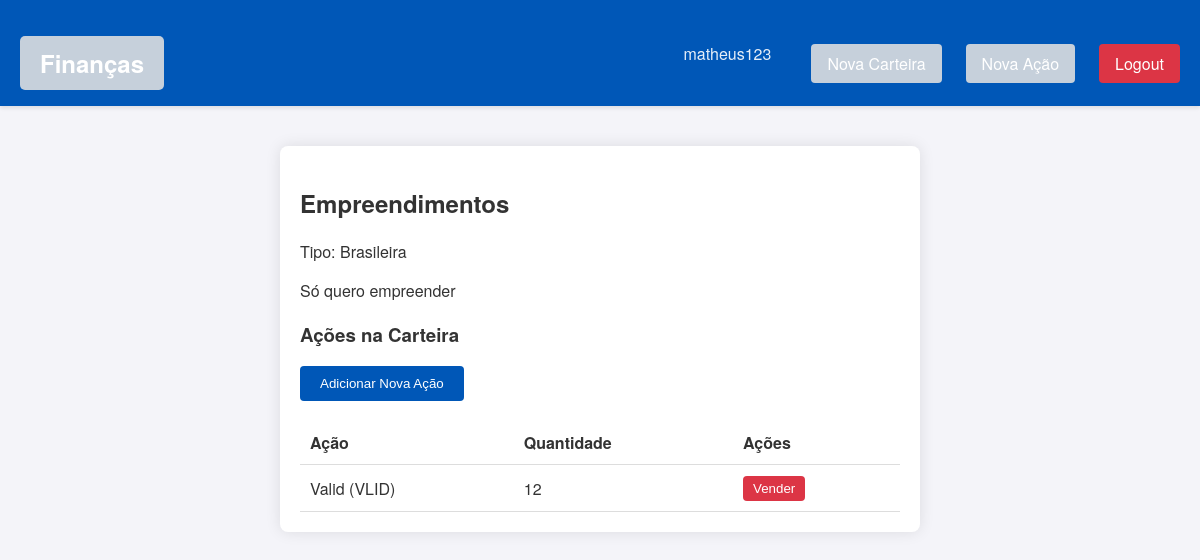
Before: /wallet/wallet_management?wallet_id=5 (signed in) with the older database file.
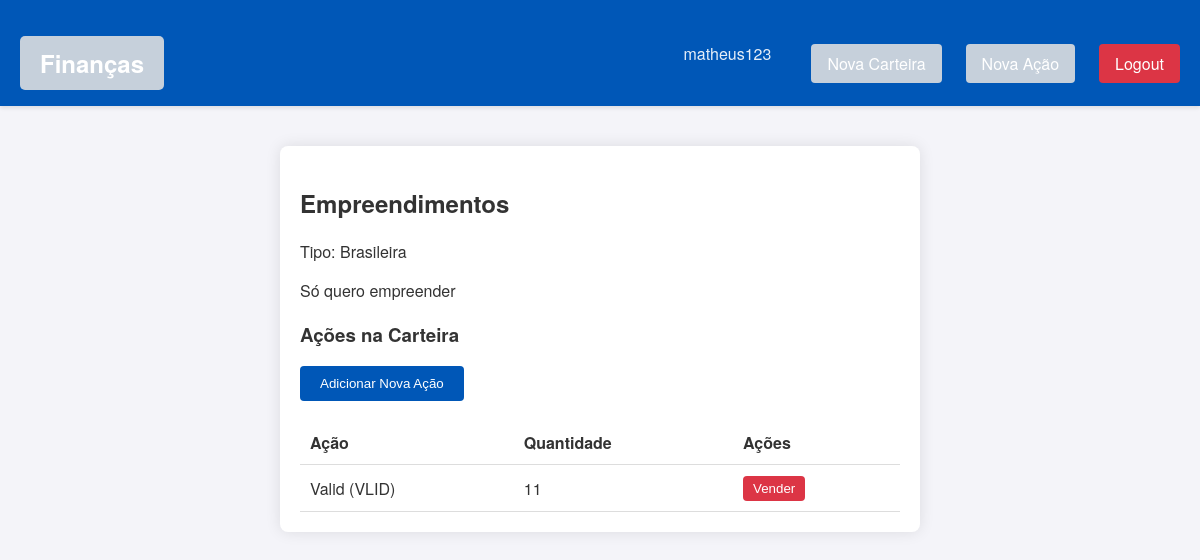
After: the same page with the newer database file.
### wallet/models.py (models this page shows, shortened)
class StockInWallet(models.Model):
    wallet = models.ForeignKey(Wallet, on_delete=models.CASCADE)
    stock = models.ForeignKey(Stock, on_delete=models.CASCADE)
    total = models.IntegerField(default=0)

class Stock(models.Model):
    name = models.CharField(max_length=100)
    ticker = models.CharField(max_length=10, unique=True)
    classification = models.ForeignKey(Classification, on_delete=models.CASCADE)
    sector = models.ForeignKey(Sector, on_delete=models.CASCADE)

### wallet/views.py (the view)
# urls.py: path('wallet/wallet_management', views.wallet_management, name='wallet_management'),
@login_required
def wallet_management(request):
    wallet_id = request.GET.get('wallet_id')
    wallet = get_object_or_404(Wallet, id=wallet_id, user=request.user)
    print('Minha carteira', wallet)
    stocks = StockInWallet.objects.filter(wallet=wallet)
    print('Minhas acoes', stocks)
    context = {'wallet': wallet, 'stocks': stocks}
    return render(request, 'wallet/wallet_management.html', context)

### wallet/models.py (called while the page is built)
    def __str__(self):
        return f"Wallet - {self.name}"

### templates/wallet/wallet_management.html (shortened to what this page needs)
{% extends 'base.html' %}
{% block content %}
<main>
    <section class="wallet-details">
        <h1>{{ wallet.name }}</h1>
        <p>Tipo: {{ wallet.get_type_display }}</p>
        <p>{{ wallet.description }}</p>
        <div class="stocks-list">
            <h3>Ações na Carteira</h3>
            <form action="{% url 'buy_stock' %}" method="get">
                <button type="submit">Adicionar Nova Ação</button>
            </form>
            <table>
                <thead>
                    <tr>
                        <th>Ação</th>
                        <th>Quantidade</th>
                        <th>Ações</th>
                    </tr>
                </thead>
                <tbody>
                    {% for stock in stocks %}
                    <tr>
                        <td>{{ stock.stock.name }} ({{ stock.stock.ticker }})</td>
                        <td>{{ stock.total }}</td>
                        <td>
                            <button onclick="openSellModal('{{ stock.id }}', '{{ stock.stock.name }}', {{ stock.total }})" class="btn-sell">
                                Vender
                            </button>
                        </td>
                    </tr>
                    {% endfor %}
                </tbody>
            </table>
        </div>
    </section>
</main>
{% endblock %}

Changed rows visible on the page:
changed StockInWallet "Valid": total "12" → "11"
